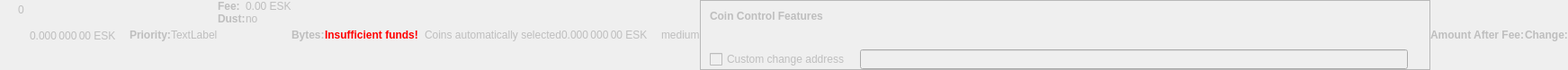
    <widget class="QWidget" name="dummyHideWidget" native="true">
     <property name="enabled">
      <bool>false</bool>
     </property>
     <property name="maximumSize">
      <size>
       <width>100</width>
       <height>22</height>
      </size>
     </property>
     <layout class="QHBoxLayout" name="dummyHideLayout">
      <property name="spacing">
       <number>0</number>
      </property>
      <property name="margin">
       <number>0</number>
      </property>
      <item>
       <layout class="QFormLayout" name="formLayoutCoinControl1">
        <property name="horizontalSpacing">
         <number>10</number>
        </property>
        <property name="verticalSpacing">
         <number>14</number>
        </property>
        <property name="leftMargin">
         <number>10</number>
        </property>
        <property name="topMargin">
         <number>4</number>
        </property>
        <property name="rightMargin">
         <number>6</number>
        </property>
        <item row="0" column="1">
         <widget class="QLabel" name="labelCoinControlBytes">
          <property name="cursor">
           <cursorShape>IBeamCursor</cursorShape>
          </property>
          <property name="contextMenuPolicy">
           <enum>Qt::ActionsContextMenu</enum>
          </property>
          <property name="text">
           <string notr="true">0</string>
          </property>
          <property name="textInteractionFlags">
           <set>Qt::LinksAccessibleByMouse|Qt::TextSelectableByKeyboard|Qt::TextSelectableByMouse</set>
          </property>
         </widget>
        </item>
       </layout>
      </item>
      <item>
       <widget class="QLabel" name="labelCoinControlAfterFee">
        <property name="enabled">
         <bool>false</bool>
        </property>
        <property name="sizePolicy">
         <sizepolicy hsizetype="Fixed" vsizetype="Fixed">
          <horstretch>0</horstretch>
          <verstretch>0</verstretch>
         </sizepolicy>
        </property>
        <property name="minimumSize">
         <size>
          <width>111</width>
          <height>12</height>
         </size>
        </property>
        <property name="maximumSize">
         <size>
          <width>111</width>
          <height>12</height>
         </size>
        </property>
        <property name="cursor">
         <cursorShape>IBeamCursor</cursorShape>
        </property>
        <property name="contextMenuPolicy">
         <enum>Qt::ActionsContextMenu</enum>
        </property>
        <property name="text">
         <string notr="true">0.000 000 00 ESK</string>
        </property>
        <property name="textInteractionFlags">
         <set>Qt::LinksAccessibleByMouse|Qt::TextSelectableByKeyboard|Qt::TextSelectableByMouse</set>
        </property>
       </widget>
      </item>
      <item>
       <widget class="QLabel" name="labelCoinControlPriorityText">
        <property name="enabled">
         <bool>false</bool>
        </property>
        <property name="font">
         <font>
          <weight>75</weight>
          <bold>true</bold>
         </font>
        </property>
        <property name="text">
         <string>Priority:</string>
        </property>
       </widget>
      </item>
      <item>
       <layout class="QHBoxLayout" name="horizontalLayout">
        <item>
         <widget class="QLabel" name="WarningLabel">
          <property name="text">
           <string>TextLabel</string>
          </property>
         </widget>
        </item>
       </layout>
      </item>
      <item>
       <layout class="QFormLayout" name="formLayoutCoinControl3">
        <property name="horizontalSpacing">
         <number>0</number>
        </property>
        <property name="verticalSpacing">
         <number>0</number>
        </property>
        <property name="leftMargin">
         <number>0</number>
        </property>
        <property name="topMargin">
         <number>0</number>
        </property>
        <property name="rightMargin">
         <number>0</number>
        </property>
        <item row="0" column="0">
         <widget class="QLabel" name="labelCoinControlFeeText">
          <property name="enabled">
           <bool>false</bool>
          </property>
          <property name="font">
           <font>
            <weight>75</weight>
            <bold>true</bold>
           </font>
          </property>
          <property name="text">
           <string>Fee:</string>
          </property>
          <property name="margin">
           <number>0</number>
          </property>
         </widget>
        </item>
        <item row="0" column="1">
         <widget class="QLabel" name="labelCoinControlFee">
          <property name="enabled">
           <bool>false</bool>
          </property>
          <property name="cursor">
           <cursorShape>IBeamCursor</cursorShape>
          </property>
          <property name="contextMenuPolicy">
           <enum>Qt::ActionsContextMenu</enum>
          </property>
          <property name="text">
           <string notr="true">0.00 ESK</string>
          </property>
          <property name="textInteractionFlags">
           <set>Qt::LinksAccessibleByMouse|Qt::TextSelectableByKeyboard|Qt::TextSelectableByMouse</set>
          </property>
         </widget>
        </item>
        <item row="1" column="0">
         <widget class="QLabel" name="labelCoinControlLowOutputText">
          <property name="enabled">
           <bool>false</bool>
          </property>
          <property name="font">
           <font>
            <weight>75</weight>
            <bold>true</bold>
           </font>
          </property>
          <property name="text">
           <string>Dust:</string>
          </property>
         </widget>
        </item>
        <item row="1" column="1">
         <widget class="QLabel" name="labelCoinControlLowOutput">
          <property name="enabled">
           <bool>false</bool>
          </property>
          <property name="cursor">
           <cursorShape>IBeamCursor</cursorShape>
          </property>
          <property name="contextMenuPolicy">
           <enum>Qt::ActionsContextMenu</enum>
          </property>
          <property name="text">
           <string>no</string>
          </property>
          <property name="textInteractionFlags">
           <set>Qt::LinksAccessibleByMouse|Qt::TextSelectableByKeyboard|Qt::TextSelectableByMouse</set>
          </property>
         </widget>
        </item>
       </layout>
      </item>
      <item>
       <widget class="QLabel" name="labelCoinControlBytesText">
        <property name="enabled">
         <bool>false</bool>
        </property>
        <property name="font">
         <font>
          <weight>75</weight>
          <bold>true</bold>
         </font>
        </property>
        <property name="text">
         <string>Bytes:</string>
        </property>
       </widget>
      </item>
      <item>
       <layout class="QFormLayout" name="formLayoutCoinControl2">
        <property name="horizontalSpacing">
         <number>0</number>
        </property>
        <property name="verticalSpacing">
         <number>0</number>
        </property>
        <property name="leftMargin">
         <number>0</number>
        </property>
        <property name="topMargin">
         <number>0</number>
        </property>
        <property name="rightMargin">
         <number>0</number>
        </property>
       </layout>
      </item>
      <item>
       <layout class="QHBoxLayout" name="horizontalLayoutCoinControl2">
        <property name="spacing">
         <number>0</number>
        </property>
        <property name="bottomMargin">
         <number>0</number>
        </property>
       </layout>
      </item>
      <item>
       <widget class="QLabel" name="labelCoinControlInsuffFunds">
        <property name="enabled">
         <bool>false</bool>
        </property>
        <property name="minimumSize">
         <size>
          <width>0</width>
          <height>0</height>
         </size>
        </property>
        <property name="font">
         <font>
          <weight>75</weight>
          <bold>true</bold>
         </font>
        </property>
        <property name="styleSheet">
         <string notr="true">color:red;font-weight:bold;</string>
        </property>
        <property name="text">
         <string>Insufficient funds!</string>
        </property>
        <property name="margin">
         <number>5</number>
        </property>
       </widget>
      </item>
      <item>
       <layout class="QFormLayout" name="formLayoutCoinControl4">
        <property name="horizontalSpacing">
         <number>0</number>
        </property>
        <property name="verticalSpacing">
         <number>0</number>
        </property>
        <property name="leftMargin">
         <number>0</number>
        </property>
        <property name="topMargin">
         <number>0</number>
        </property>
        <property name="rightMargin">
         <number>0</number>
        </property>
       </layout>
      </item>
      <item>
       <widget class="QLabel" name="labelCoinControlChangeLabel">
        <property name="enabled">
         <bool>false</bool>
        </property>
        <property name="sizePolicy">
         <sizepolicy hsizetype="Preferred" vsizetype="Expanding">
          <horstretch>0</horstretch>
          <verstretch>0</verstretch>
         </sizepolicy>
        </property>
        <property name="minimumSize">
         <size>
          <width>0</width>
          <height>0</height>
         </size>
        </property>
        <property name="text">
         <string/>
        </property>
        <property name="margin">
         <number>3</number>
        </property>
       </widget>
      </item>
      <item>
       <widget class="QLabel" name="labelCoinControlAutomaticallySelected">
        <property name="enabled">
         <bool>false</bool>
        </property>
        <property name="sizePolicy">
         <sizepolicy hsizetype="Fixed" vsizetype="Fixed">
          <horstretch>0</horstretch>
          <verstretch>0</verstretch>
         </sizepolicy>
        </property>
        <property name="minimumSize">
         <size>
          <width>0</width>
          <height>0</height>
         </size>
        </property>
        <property name="maximumSize">
         <size>
          <width>240</width>
          <height>16777215</height>
         </size>
        </property>
        <property name="text">
         <string>Coins automatically selected</string>
        </property>
        <property name="margin">
         <number>5</number>
        </property>
       </widget>
      </item>
      <item>
       <widget class="QLabel" name="labelCoinControlChange">
        <property name="enabled">
         <bool>false</bool>
        </property>
        <property name="sizePolicy">
         <sizepolicy hsizetype="Fixed" vsizetype="Fixed">
          <horstretch>0</horstretch>
          <verstretch>0</verstretch>
         </sizepolicy>
        </property>
        <property name="minimumSize">
         <size>
          <width>111</width>
          <height>0</height>
         </size>
        </property>
        <property name="maximumSize">
         <size>
          <width>111</width>
          <height>16777215</height>
         </size>
        </property>
        <property name="cursor">
         <cursorShape>IBeamCursor</cursorShape>
        </property>
        <property name="contextMenuPolicy">
         <enum>Qt::ActionsContextMenu</enum>
        </property>
        <property name="text">
         <string notr="true">0.000 000 00 ESK</string>
        </property>
        <property name="textInteractionFlags">
         <set>Qt::LinksAccessibleByMouse|Qt::TextSelectableByKeyboard|Qt::TextSelectableByMouse</set>
        </property>
       </widget>
      </item>
      <item>
       <widget class="QLabel" name="labelCoinControlPriority">
        <property name="enabled">
         <bool>false</bool>
        </property>
        <property name="cursor">
         <cursorShape>IBeamCursor</cursorShape>
        </property>
        <property name="contextMenuPolicy">
         <enum>Qt::ActionsContextMenu</enum>
        </property>
        <property name="text">
         <string>medium</string>
        </property>
        <property name="textInteractionFlags">
         <set>Qt::LinksAccessibleByMouse|Qt::TextSelectableByKeyboard|Qt::TextSelectableByMouse</set>
        </property>
       </widget>
      </item>
      <item>
       <widget class="QFrame" name="frameCoinControl">
        <property name="sizePolicy">
         <sizepolicy hsizetype="Expanding" vsizetype="Expanding">
          <horstretch>0</horstretch>
          <verstretch>0</verstretch>
         </sizepolicy>
        </property>
        <property name="maximumSize">
         <size>
          <width>16777215</width>
          <height>16777215</height>
         </size>
        </property>
        <property name="frameShape">
         <enum>QFrame::StyledPanel</enum>
        </property>
        <property name="frameShadow">
         <enum>QFrame::Sunken</enum>
        </property>
        <layout class="QVBoxLayout" name="verticalLayoutCoinControl2_2">
         <property name="spacing">
          <number>0</number>
         </property>
         <property name="margin">
          <number>0</number>
         </property>
         <item>
          <layout class="QVBoxLayout" name="verticalLayoutCoinControl" stretch="0,0,0,1">
           <property name="spacing">
            <number>0</number>
           </property>
           <property name="leftMargin">
            <number>10</number>
           </property>
           <property name="topMargin">
            <number>10</number>
           </property>
           <item>
            <layout class="QHBoxLayout" name="horizontalLayoutCoinControl1">
             <property name="bottomMargin">
              <number>15</number>
             </property>
             <item>
              <widget class="QLabel" name="labelCoinControlFeatures">
               <property name="enabled">
                <bool>false</bool>
               </property>
               <property name="sizePolicy">
                <sizepolicy hsizetype="Preferred" vsizetype="Maximum">
                 <horstretch>0</horstretch>
                 <verstretch>0</verstretch>
                </sizepolicy>
               </property>
               <property name="font">
                <font>
                 <weight>75</weight>
                 <bold>true</bold>
                </font>
               </property>
               <property name="styleSheet">
                <string notr="true">font-weight:bold;</string>
               </property>
               <property name="text">
                <string>Coin Control Features</string>
               </property>
              </widget>
             </item>
            </layout>
           </item>
           <item>
            <widget class="QWidget" name="widgetCoinControl" native="true">
             <property name="sizePolicy">
              <sizepolicy hsizetype="Preferred" vsizetype="Preferred">
               <horstretch>0</horstretch>
               <verstretch>0</verstretch>
              </sizepolicy>
             </property>
             <property name="minimumSize">
              <size>
               <width>0</width>
               <height>0</height>
              </size>
             </property>
             <property name="styleSheet">
              <string notr="true"/>
             </property>
             <layout class="QHBoxLayout" name="horizontalLayoutCoinControl5_2">
              <property name="margin">
               <number>0</number>
              </property>
              <item>
               <layout class="QHBoxLayout" name="horizontalLayoutCoinControl3">
                <property name="spacing">
                 <number>20</number>
                </property>
                <property name="topMargin">
                 <number>0</number>
                </property>
                <property name="bottomMargin">
                 <number>10</number>
                </property>
               </layout>
              </item>
             </layout>
            </widget>
           </item>
           <item>
            <layout class="QHBoxLayout" name="horizontalLayoutCoinControl4" stretch="0,0,0">
             <property name="spacing">
              <number>12</number>
             </property>
             <property name="sizeConstraint">
              <enum>QLayout::SetDefaultConstraint</enum>
             </property>
             <property name="topMargin">
              <number>5</number>
             </property>
             <property name="rightMargin">
              <number>5</number>
             </property>
             <item>
              <widget class="QCheckBox" name="checkBoxCoinControlChange">
               <property name="enabled">
                <bool>false</bool>
               </property>
               <property name="toolTip">
                <string>If this is activated, but the change address is empty or invalid, change will be sent to a newly generated address.</string>
               </property>
               <property name="text">
                <string>Custom change address</string>
               </property>
              </widget>
             </item>
             <item>
              <widget class="QValidatedLineEdit" name="lineEditCoinControlChange">
               <property name="enabled">
                <bool>false</bool>
               </property>
               <property name="sizePolicy">
                <sizepolicy hsizetype="Expanding" vsizetype="Fixed">
                 <horstretch>0</horstretch>
                 <verstretch>0</verstretch>
                </sizepolicy>
               </property>
              </widget>
             </item>
             <item>
              <widget class="QLabel" name="labelCoinControlChangeLabel_2">
               <property name="sizePolicy">
                <sizepolicy hsizetype="Preferred" vsizetype="Expanding">
                 <horstretch>0</horstretch>
                 <verstretch>0</verstretch>
                </sizepolicy>
               </property>
               <property name="minimumSize">
                <size>
                 <width>0</width>
                 <height>0</height>
                </size>
               </property>
               <property name="text">
                <string/>
               </property>
               <property name="margin">
                <number>3</number>
               </property>
              </widget>
             </item>
            </layout>
           </item>
           <item>
            <spacer name="verticalSpacerCoinControl">
             <property name="orientation">
              <enum>Qt::Vertical</enum>
             </property>
             <property name="sizeHint" stdset="0">
              <size>
               <width>800</width>
               <height>1</height>
              </size>
             </property>
            </spacer>
           </item>
          </layout>
         </item>
        </layout>
       </widget>
      </item>
      <item>
       <widget class="QLabel" name="labelCoinControlAfterFeeText">
        <property name="enabled">
         <bool>false</bool>
        </property>
        <property name="minimumSize">
         <size>
          <width>0</width>
          <height>0</height>
         </size>
        </property>
        <property name="maximumSize">
         <size>
          <width>16777215</width>
          <height>16777215</height>
         </size>
        </property>
        <property name="font">
         <font>
          <weight>75</weight>
          <bold>true</bold>
         </font>
        </property>
        <property name="text">
         <string>Amount After Fee:</string>
        </property>
        <property name="alignment">
         <set>Qt::AlignLeading|Qt::AlignLeft|Qt::AlignVCenter</set>
        </property>
        <property name="margin">
         <number>0</number>
        </property>
       </widget>
      </item>
      <item>
       <widget class="QLabel" name="labelCoinControlChangeText">
        <property name="enabled">
         <bool>false</bool>
        </property>
        <property name="sizePolicy">
         <sizepolicy hsizetype="Preferred" vsizetype="Preferred">
          <horstretch>0</horstretch>
          <verstretch>0</verstretch>
         </sizepolicy>
        </property>
        <property name="minimumSize">
         <size>
          <width>0</width>
          <height>0</height>
         </size>
        </property>
        <property name="maximumSize">
         <size>
          <width>16777215</width>
          <height>16777215</height>
         </size>
        </property>
        <property name="font">
         <font>
          <weight>75</weight>
          <bold>true</bold>
         </font>
        </property>
        <property name="text">
         <string>Change:</string>
        </property>
        <property name="alignment">
         <set>Qt::AlignLeading|Qt::AlignLeft|Qt::AlignVCenter</set>
        </property>
       </widget>
      </item>
     </layout>
    </widget>
